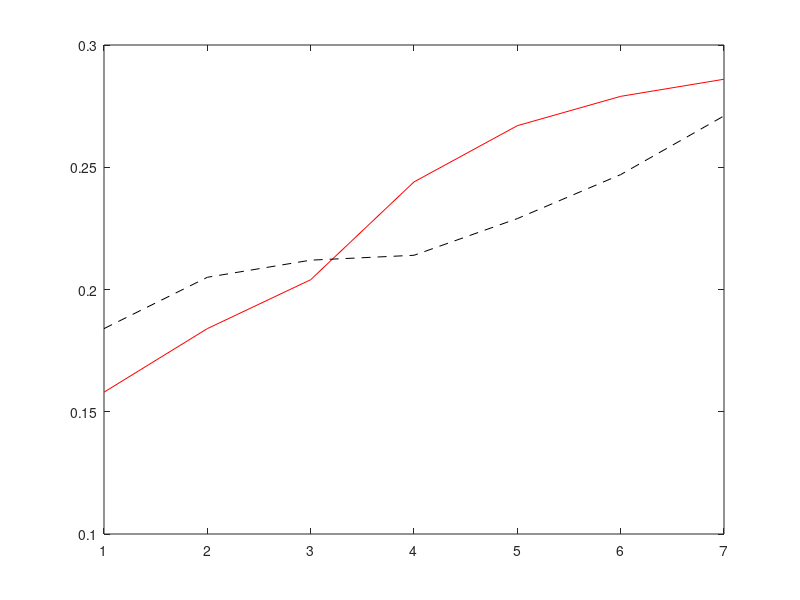

Reproduce this figure in MATLAB.
rems = [0.1400    0.1624    0.1729    0.1748    0.1784    0.1813    0.1831    0.1844    0.1850;
        0.0984    0.1160    0.1218    0.1261    0.1287    0.1306    0.1322    0.1328    0.1337;
        0.1177    0.1364    0.1422    0.1447    0.1463    0.1471    0.1479    0.1481    0.1486];
 
ccms = [0.0707    0.1380    0.1610    0.1709    0.1779    0.1822    0.1851    0.1877    0.1888;
        0.0587    0.1327    0.1610    0.1726    0.1777    0.1824    0.1846    0.1870    0.1880;
        0.0916    0.1362    0.1499    0.1579    0.1615    0.1647    0.1662    0.1675    0.1688];

remavg = sum(rems)/3;
ccmavg = sum(ccms)/3;

newmatrix = [rems;remavg;ccms;ccmavg];

rem = [.158 .184 .204 .244 .267 .279 .286];
ccm = [.184 .205 .212 .214 .229 .247 .271];

x=1:7;
plot(x, rem, 'r-', x, ccm, 'k--');